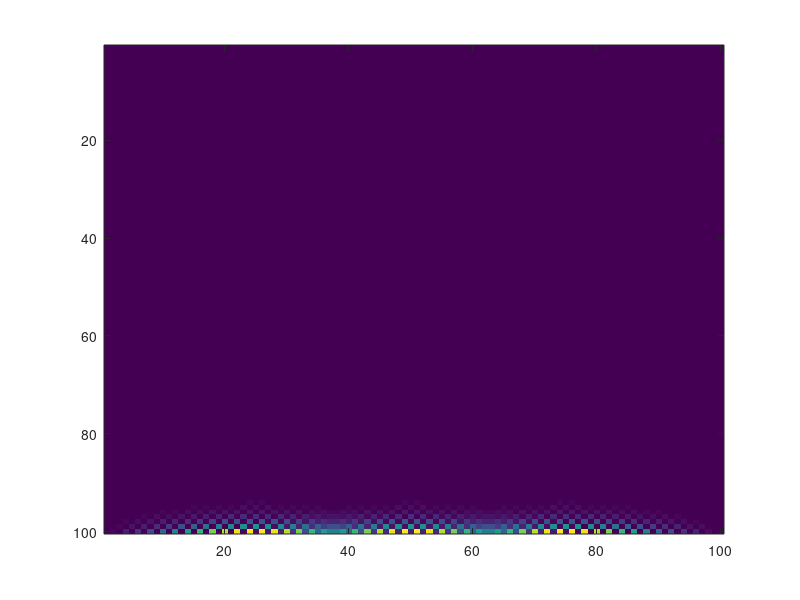

Recreate this plot in MATLAB. (Note: this script raises an error after producing the figure.)
function triangulo_serpinsky()
% Genera un triángulo tipo Sierpinski mediante autómata binario en una matriz 100x100
E = zeros(100,100);
E(1,50) = 1;            % condición inicial
E(1,25) = 1;
E(1,75) = 1;
EA = E;                 % estado actual
for i = 2:100           % filas: actualizar de arriba hacia abajo
    EN = zeros(1,100);  % nueva fila temporal (solo se necesita una fila)
    for j = 2:99        % evitar bordes para acceder a j-1 y j+1
        % Regla típica para triángulo de Sierpinski: XOR de los vecinos superiores
        EN(j) = mean(EA(i-1,j-1) + EA(i-1,j+1), 2);
    end
    EA(i,:) = EN;       % asignar la fila calculada al estado actual
end

% Mostrar la evolución fila por fila con el "espacio" (lienzo) ya dibujado
figure;
h = imagesc(EA);                 % dibuja todo el lienzo desde el inicio
colormap nebula;
axis equal tight;
title('Triángulo de Sierpinski en construcción');
for k = 1:100
    % crear máscara que muestre solo las primeras k filas y deje el resto en blanco
    mask = false(size(EA));
    mask(1:k,:) = true;
    % actualizar datos: mantener valores originales donde mask=true, resto en 0
    D = zeros(size(EA));
    D(mask) = EA(mask);
    set(h, 'CData', D);
    drawnow;
    pause(0.01); % ajustar pausa a gusto
end

% Visualización alternativa usando surf y mesh del triángulo generado
figure;
[X,Y] = meshgrid(1:100,1:100);
Z = EA;                 % usar la matriz final EA como altura
% suavizar ligeramente para mejor apariencia en surf/mesh (opcional)
if exist('imgaussfilt','file')
    Zs = imgaussfilt(Z, 0.5);
else
    Zs = Z; % si no está Image Processing Toolbox, usar Z sin suavizar
end
subplot(1,2,1);
surf(X, Y, Zs, 'EdgeColor', 'none');
colormap(gray);
view(45,60);
axis tight; xlabel('x'); ylabel('y'); zlabel('z');
title('Surf del triángulo de Sierpinski');
camlight headlight; lighting gouraud;

subplot(1,2,2);
mesh(X, Y, Z);
colormap(gray);
view(45,60);
axis tight; xlabel('x'); ylabel('y'); zlabel('z');
title('Mesh del triángulo de Sierpinski');

% Además: reproducir la evolución fila por fila en una nueva figura,
% mostrando surf y mesh actualizados a medida que se añaden filas.
figure('Name','Evolución fila por fila','NumberTitle','off');
for k = 1:100
    Zk = zeros(size(Z));   % solo las primeras k filas tienen valores
    Zk(1:k,:) = Z(1:k,:);
    Zks = Zk;
    if exist('imgaussfilt','file')
        Zks = imgaussfilt(Zk,0.5);
    end

    subplot(1,2,1);
    surf(X, Y, Zks, 'EdgeColor','none');
    colormap winter
    %colormap(gray);
    view(45,60);
    axis tight; xlabel('x'); ylabel('y'); zlabel('z');
    title(sprintf('Surf - filas 1:%d', k));
    camlight headlight; lighting gouraud;

    subplot(1,2,2);
    mesh(X, Y, Zk);
    colormap winter
    %colormap(gray);
    view(45,60);
    axis tight; xlabel('x'); ylabel('y'); zlabel('z');
    title(sprintf('Mesh - filas 1:%d', k));

    drawnow;
    pause(0.005);
end
end
